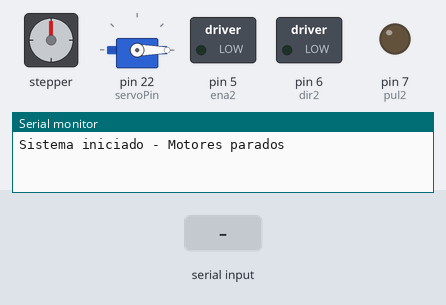
The sketch below on a simulated Arduino Mega 2560, built with avr-gcc and run on an emulated ATmega2560. Parts: stepper motor, servo, switched loads named in the sketch (green lamp = pin HIGH), output pins drawn as LEDs (lit = HIGH), the last lines printed to the serial monitor. Wiring (inferred from the names in the program): stepper motor driver (200 steps per turn assumed): step pin 4; direction pin 3; enable pin 2. The test bench sets the inputs (shaded band). Pins used as bus, display or sensor lines are not drawn.

Above: at 1.9 s.
2.0 s: "mover_frente\n" received over Serial
At 2.4 s:
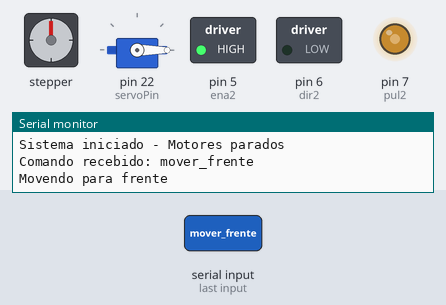
5.0 s: "mover_tras\n" received over Serial
At 5.8 s:
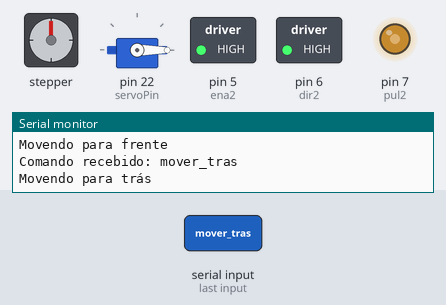
8.0 s: "girar_direita\n" received over Serial
At 9.4 s:
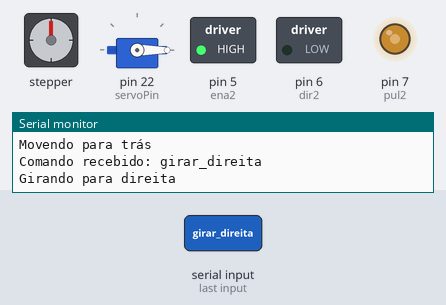
11.0 s: "girar_esquerda\n" received over Serial
At 13.8 s:
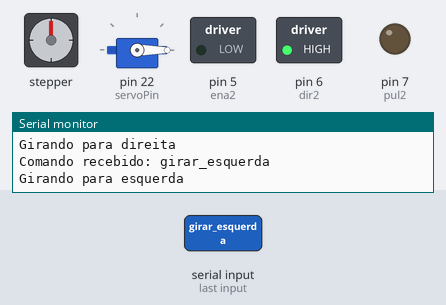
14.0 s: "abrir_porta\n" received over Serial
At 16.5 s:
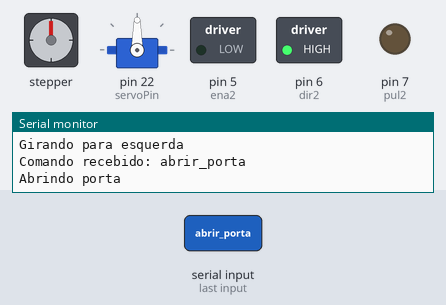
17.0 s: "andar_3s\n" received over Serial
At 18.5 s:
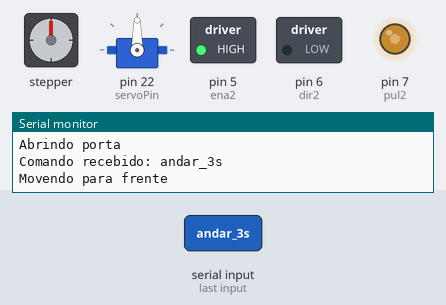
Timing chart, 0 to 21.5 s (numbered marks = the images above; inputs shaded):
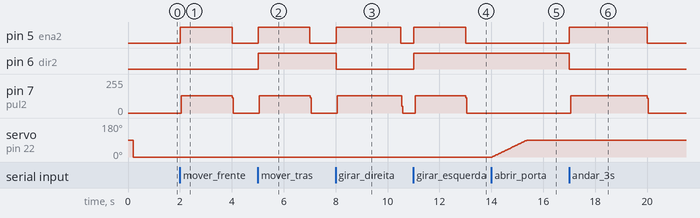

The sketch:

CodigoPrincipalMotores.ino
```cpp
#include <Servo.h>  // Biblioteca para controlar o servo motor

// Definição dos pinos para os motores de passo
const int ena = 2, dir = 3, pul = 4;     // Motor 1: enable, direction, pulse
const int ena2 = 5, dir2 = 6, pul2 = 7;  // Motor 2: enable, direction, pulse
const int servoPin = 22;                 // Pino para o servo motor da porta

Servo myServo;  // Objeto para controlar o servo motor

void setup() {
  // Configuração dos pinos dos motores como saída
  pinMode(ena, OUTPUT);
  pinMode(dir, OUTPUT);
  pinMode(pul, OUTPUT);
  pinMode(ena2, OUTPUT);
  pinMode(dir2, OUTPUT);
  pinMode(pul2, OUTPUT);

  // Configuração inicial do pino do servo
  pinMode(servoPin, INPUT);
  digitalWrite(servoPin, LOW);

  // Inicialização do servo motor
  delay(100);                // Pequena pausa para estabilização
  myServo.attach(servoPin);  // Associa o servo ao pino
  delay(100);
  myServo.write(-60);  // Posição inicial (porta fechada)
  delay(500);          // Tempo para o servo atingir a posição

  // Desativa os motores inicialmente
  digitalWrite(ena, LOW);
  digitalWrite(ena2, LOW);

  // Inicia comunicação serial com computador
  Serial.begin(9600);
  Serial.println("Sistema iniciado - Motores parados");
}

void loop() {
  // Verifica se há comandos recebidos via serial
  if (Serial.available() > 0) {
    String comando = Serial.readStringUntil('\n');  // Lê o comando completo
    comando.trim();                                 // Remove espaços extras

    // Exibe o comando recebido no monitor serial
    Serial.print("Comando recebido: ");
    Serial.println(comando);

    // Executa a função correspondente ao comando
    if (comando == "mover_frente") {
      moverFrente(2000);  // Move para frente por 2 segundos
    } else if (comando == "mover_tras") {
      moverTras(2000);  // Move para trás por 2 segundos
    } else if (comando == "girar_direita") {
      girarDireita(2500);  // Gira para direita por 1 segundo
    } else if (comando == "girar_esquerda") {
      girarEsquerda(2000);  // Gira para esquerda por 1 segundo
    } else if (comando == "abrir_porta") {
      abrirPorta();  // Abre a porta (servo motor)
    } else if (comando == "fechar_porta") {
      fecharPorta();  // Fecha a porta (servo motor)
    } else if (comando == "andar_3s") {
      moverFrente(3000);  // Move para frente por 3 segundos
    }
  }
}

// Função para mover para frente
void moverFrente(unsigned long tempo) {
  Serial.println("Movendo para frente");

  // Ativa os motores
  digitalWrite(ena, HIGH);
  digitalWrite(ena2, HIGH);

  // Define direção (depende da ligação dos motores) - frente
  digitalWrite(dir, HIGH);
  digitalWrite(dir2, LOW);

  // Gera pulsos para movimentação
  unsigned long inicio = millis();
  while (millis() - inicio < tempo) {
    digitalWrite(pul, HIGH);
    digitalWrite(pul2, HIGH);
    delayMicroseconds(900);  // Controla velocidade
    digitalWrite(pul, LOW);
    digitalWrite(pul2, LOW);
    delayMicroseconds(900);
  }

  // Desativa os motores
  digitalWrite(ena, LOW);
  digitalWrite(ena2, LOW);
}

// Função para mover para trás (similar à moverFrente)
void moverTras(unsigned long tempo) {
  Serial.println("Movendo para trás");
  digitalWrite(ena, HIGH);
  digitalWrite(ena2, HIGH);

  digitalWrite(dir, LOW);  // Direção invertida
  digitalWrite(dir2, HIGH);

  unsigned long inicio = millis();
  while (millis() - inicio < tempo) {
    digitalWrite(pul, HIGH);
    digitalWrite(pul2, HIGH);
    delayMicroseconds(900);
    digitalWrite(pul, LOW);
    digitalWrite(pul2, LOW);
    delayMicroseconds(900);
  }

  digitalWrite(ena, LOW);
  digitalWrite(ena2, LOW);
}

// Função para girar para direita
void girarDireita(unsigned long tempo) {
  Serial.println("Girando para direita");
  digitalWrite(ena, HIGH);
  digitalWrite(ena2, HIGH);
  // Motores em direções opostas para girar
  digitalWrite(dir, LOW);
  digitalWrite(dir2, LOW);

  unsigned long inicio = millis();
  while (millis() - inicio < tempo) {
    digitalWrite(pul, HIGH);
    digitalWrite(pul2, HIGH);
    delayMicroseconds(1000);
    digitalWrite(pul, LOW);
    digitalWrite(pul2, LOW);
    delayMicroseconds(1000);
  }

  digitalWrite(ena, LOW);
  digitalWrite(ena2, LOW);
}

// Função para girar para esquerda (similar à girarDireita)
void girarEsquerda(unsigned long tempo) {
  Serial.println("Girando para esquerda");
  digitalWrite(ena, HIGH);
  digitalWrite(ena2, HIGH);
  // Motores em direções opostas
  digitalWrite(dir, HIGH);
  digitalWrite(dir2, HIGH);

  unsigned long inicio = millis();
  while (millis() - inicio < tempo) {
    digitalWrite(pul, HIGH);
    digitalWrite(pul2, HIGH);
    delayMicroseconds(1000);
    digitalWrite(pul, LOW);
    digitalWrite(pul2, LOW);
    delayMicroseconds(1000);
  }

  digitalWrite(ena, LOW);
  digitalWrite(ena2, LOW);
}

// Função para abrir a porta (servo motor)
void abrirPorta() {
  Serial.println("Abrindo porta");
  // Movimento gradual de 0 a 90 graus
  for (int pos = 0; pos <= 90; pos += 1) {
    myServo.write(pos);
    delay(15);  // Controla velocidade do movimento
  }
}

// Função para fechar a porta (servo motor)
void fecharPorta() {
  Serial.println("Fechando porta");
  // Movimento gradual de 90 a 0 graus
  for (int pos = 90; pos >= 0; pos -= 1) {
    myServo.write(pos);
    delay(15);
  }
}
```

Measured:
- after the input at 2.0 s, pin 5 (ena2): LOW → HIGH at once, → LOW 2.0 s later; pin 7 (pul2): 0/255 → 128/255 after 0.06 s, → 0/255 2.0 s later
- after the input at 5.0 s, pin 5 (ena2): LOW → HIGH at once, → LOW 2.0 s later; pin 6 (dir2): LOW → HIGH at once; pin 7 (pul2): 0/255 → 128/255 after 0.06 s, → 0/255 2.0 s later
- after the input at 8.0 s, pin 5 (ena2): LOW → HIGH at once, → LOW 2.5 s later; pin 6 (dir2): HIGH → LOW at once; pin 7 (pul2): 0/255 → 130/255 after 0.06 s, → 0/255 2.5 s later
- after the input at 11.0 s, pin 5 (ena2): LOW → HIGH at once, → LOW 2.0 s later; pin 6 (dir2): LOW → HIGH at once; pin 7 (pul2): 0/255 → 130/255 after 0.06 s, → 0/255 2.0 s later
- after the input at 14.0 s, servo on pin 22 (servoPin): moves from 0° to 90° over 1.3 s, starting at once
- after the input at 17.0 s, pin 5 (ena2): LOW → HIGH at once, → LOW 3.0 s later; pin 6 (dir2): HIGH → LOW at once; pin 7 (pul2): 0/255 → 128/255 after 0.05 s, → 0/255 3.0 s later
